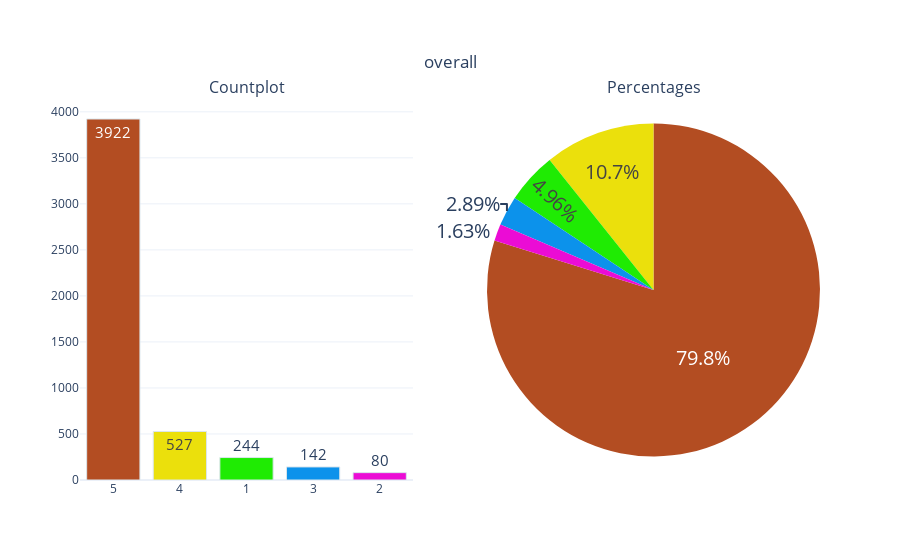

Here is the notebook cell this chart was saved with:
### Code cell
categorical_variable_summary(df,'overall')

### Figure 1 — Plotly figure (JSON) as saved in the notebook; plotly's stock layout.template omitted (floating-point values rounded to 4 significant figures)
{"data": [{"marker": {"color": ["#B34D22", "#EBE00C", "#1FEB03", "#0C92EB", "#EB0CD5"], "line": {"color": "#DBE6EC", "width": 1}}, "name": "overall", "showlegend": false, "text": ["3922", "527", "244", "142", "80"], "textfont": {"size": 15}, "textposition": "auto", "type": "bar", "x": ["5", "4", "1", "3", "2"], "xaxis": "x", "y": [3922, 527, 244, 142, 80], "yaxis": "y"}, {"domain": {"x": [0.55, 1], "y": [0, 1]}, "labels": [5, 4, 1, 3, 2], "marker": {"colors": ["#B34D22", "#EBE00C", "#1FEB03", "#0C92EB", "#EB0CD5"]}, "name": "overall", "showlegend": false, "textfont": {"size": 20}, "textposition": "auto", "type": "pie", "values": [3922, 527, 244, 142, 80]}], "layout": {"annotations": [{"font": {"size": 16}, "showarrow": false, "text": "Countplot", "x": 0.225, "xanchor": "center", "xref": "paper", "y": 1, "yanchor": "bottom", "yref": "paper"}, {"font": {"size": 16}, "showarrow": false, "text": "Percentages", "x": 0.775, "xanchor": "center", "xref": "paper", "y": 1, "yanchor": "bottom", "yref": "paper"}], "autosize": true, "title": {"text": "overall", "x": 0.5, "xanchor": "center", "y": 0.9, "yanchor": "top"}, "xaxis": {"anchor": "y", "autorange": true, "domain": [0, 0.45], "range": [-0.5, 4.5], "type": "category"}, "yaxis": {"anchor": "x", "autorange": true, "domain": [0, 1], "range": [0, 4128.0], "type": "linear"}}}
